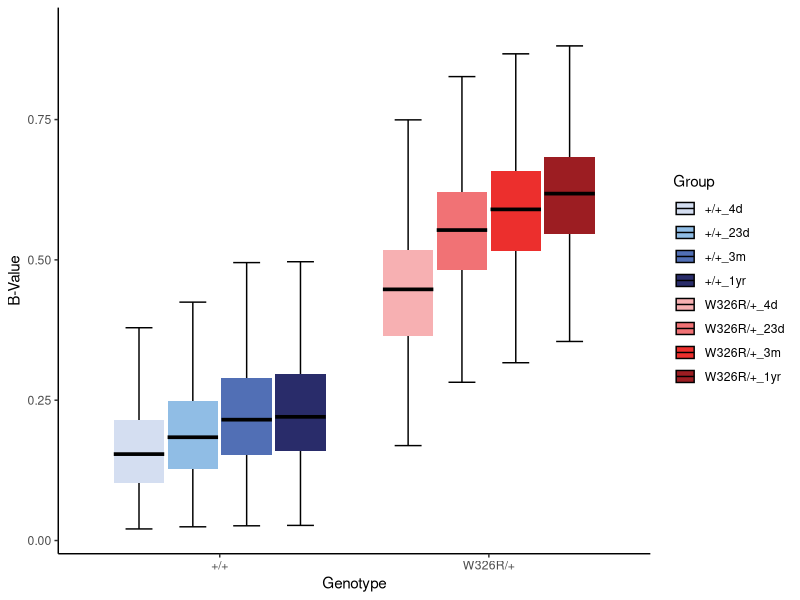

Reproduce this figure in R.
## ---- chunk 1
library(dplyr)
library(ggplot2)
library(RColorBrewer)
## ---- chunk 2
# Import data tables

bm <- read.csv("../data/Figure_2/Figure_2h_bm_all_dmr_mean_age.csv")
## ---- chunk 3
bm.df <- data.frame(Time = rep(c(rep("4d", length(bm[[1]])),
                             rep("23d", length(bm[[1]])),
                             rep("3m", length(bm[[1]])),
                             rep("1yr", length(bm[[1]]))),2),
                    Geno = c(rep("+/+",length(bm[[1]])*4),
                             rep("W326R/+",length(bm[[1]])*4)),
                    Value = c(bm$c.4d,
                              bm$c.23d,
                              bm$c.3m,
                              bm$c.1yr,
                              bm$m.4d,
                              bm$m.23d,
                              bm$m.3m,
                              bm$m.1yr))

bm.df$Group <- interaction(bm.df$Geno, bm.df$Time, sep = "_")
## ---- chunk 4
group_levels <- levels(factor(bm.df$Group))
group_levels <- c(group_levels[7],
                  group_levels[3],
                  group_levels[5],
                  group_levels[1],
                  group_levels[8],
                  group_levels[4],
                  group_levels[6],
                  group_levels[2])
group_levels
## ---- chunk 5
bm.df$Group <- factor(bm.df$Group, levels = group_levels)
## ---- chunk 6
ggplot(bm.df, aes(x = Geno, y = Value, fill = Group)) +
  stat_boxplot(
    position = position_dodge(0.8),
    geom = "errorbar",
    width = 0.4
  ) +
  geom_boxplot(position = position_dodge(width = 0.8), 
               colour = NA) +
  stat_summary(
    fun = median,
    geom = "crossbar",
    width = 0.75,
    colour = "black",
    position = position_dodge(0.8)
  ) +
  scale_fill_manual(values = c(
    "+/+_4d" = "#d4def1",
    "+/+_23d" = "#90bde5",
    "+/+_3m" = "#516fb5",
    "+/+_1yr" = "#292c6a",
    "W326R/+_4d" = "#f7b0b2",
    "W326R/+_23d" = "#f17275",
    "W326R/+_3m" = "#ec2f2d",
    "W326R/+_1yr" = "#9c1d22"
  )) +
  labs(x = "Genotype", y = "B-Value", fill = "Group") +
  theme_classic()
## ---- chunk 7
# Kruskal-Wallis for +/+
bm.df.wt <- bm.df[bm.df$Geno == "+/+",]
  
kruskal.test(Value~Time, data = bm.df.wt)

pairwise.wilcox.test(bm.df.wt$Value, bm.df.wt$Time, p.adjust.methods = "BH")
## ---- chunk 8
# Kruskal-Wallis for W326R/+
bm.df.mut <- bm.df[bm.df$Geno == "W326R/+",]
  
kruskal.test(Value~Time, data = bm.df.mut)

pairwise.wilcox.test(bm.df.mut$Value, bm.df.mut$Time, p.adjust.methods = "BH")
## ---- chunk 9
# Two-sided, paired Wilcoxon rank sum test for +/+ versus W326R/+
day4 <- subset(bm.df, Time == "4d")
pairwise.wilcox.test(day4$Value, day4$Geno, p.adjust.methods = "BH")
## ---- chunk 10
sessionInfo()
